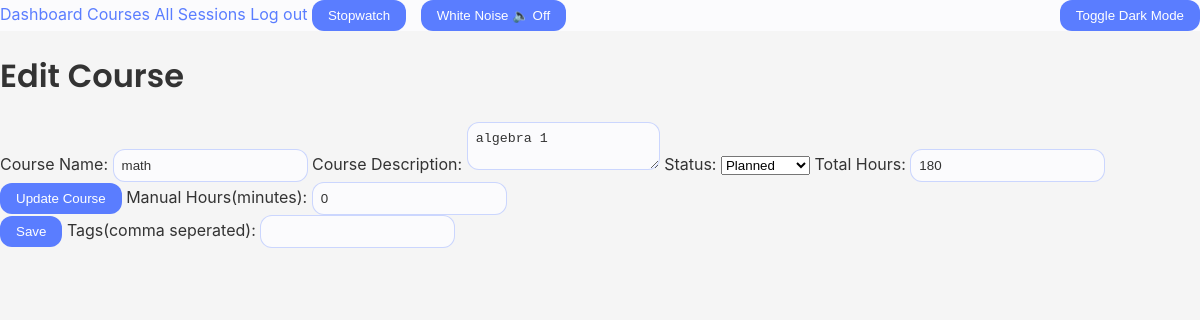
The app's page /courses/edit/2 (signed in) with its own data.
### models.py (models this page shows, shortened)
class Course(db.Model, UserMixin):
    id = db.Column(db.Integer, primary_key=True)
    coursename = db.Column(db.String(150), unique=True, nullable=False)
    description = db.Column(db.Text, nullable=False)
    status = db.Column(db.String(20), nullable=False, default='planned')
    createdat = db.Column(db.DateTime, default=datetime.utcnow)
    manual_hours = db.Column(db.Integer, default=0)
    total_hours = db.Column(db.Integer, nullable=False, default=0)
    user_id = db.Column(db.Integer, db.ForeignKey('user.id'), nullable=False) # links the course to a user
    sess = db.relationship('Sess', backref='course', lazy=True, cascade="all, delete-orphan")
    tags = db.Column(db.String(200))

### app.py (the view, shortened to what this page needs)
    @app.route('/courses/edit/<int:course_id>', methods=['GET','POST'])
    @login_required
    def edit_course(course_id):
        course = Course.query.get_or_404(course_id)
        if course.user_id != current_user.id:
            flash("You can't edit this course.", "danger")
            return redirect(url_for('list_courses'))
        return render_template('edit_course.html', course=course)

### templates/edit_course.html (shortened to what this page needs)
{% extends "base.html" %}
{% block content %}
<h1> Edit Course</h1>
<form method="POST">
    <label for="coursename">Course Name:</label>
    <input name="coursename" value="{{ course.coursename }}" required>
    <label for="description">Course Description:</label>
    <textarea name="description">{{ course.description }}</textarea>
    <label for="status">Status:</label>
    <select name="status" id="status">
        <option value="planned" {% if course.status=="planned" %}selected{% endif %}>Planned</option>
    </select>
    <label for="total_hours">Total Hours:</label>
    <input type="number" name="total_hours" value="{{ course.total_hours }}" min="0">
    <button type="submit">Update Course</button>
    <label for="manual_hours">Manual Hours(minutes):</label>
    <input type="number" name="manual_hours" value="{{ course.manual_hours }}" min="0"><br>
    <button type="submit">Save</button>
    <label fot="tags"> Tags(comma seperated):</label>
    <input type="text" name="tags" value="{{ course.tags }}">
</form>
{% endblock %}

### static/styles.css (style rules this page uses)
:root { --bg-main: #f5f5f5; --bg-card: #fbfbfd; --text-main: #333333; --text-muted: #555555; --accent-primary: #5a7dff; --accent-secondary: #9b5aff; --accent-alert: #ff6b6b; --border-radius: 12px; --shadow-light: 0 4px 12px rgba(0, 0, 0, 0.08); --nav-bg: var(--bg-card); --footer-bg: var(--bg-card); --input-bg: var(--bg-card); --input-color: var(--text-main); --input-border: rgba(90, 125, 255, 0.3); --nav-bg-dark: #101418; --footer-bg-dark: #101418; --input-bg-dark: #101418; --input-color-dark: #cfd8e0; }
body { font-family: 'Inter', 'Roboto', sans-serif; background: var(--bg-main); color: var(--text-main); margin: 0; padding: 0; transition: background 0.3s, color 0.3s; }
h1, h2, h3 { font-family: 'Poppins', sans-serif; font-weight: 600; color: var(--text-main); }
button { background: var(--accent-primary); color: white; border: none; border-radius: var(--border-radius); padding: 0.5rem 1rem; cursor: pointer; transition: background 0.3s, box-shadow 0.3s; }
input, textarea { background-color: var(--input-bg); color: var(--input-color); border: 1px solid var(--input-border); border-radius: var(--border-radius); padding: 0.5rem; transition: all 0.3s; }

### records on screen
Course: coursename "math", description "algebra 1", status "Planned", total_hours "180", manual_hours "0"
